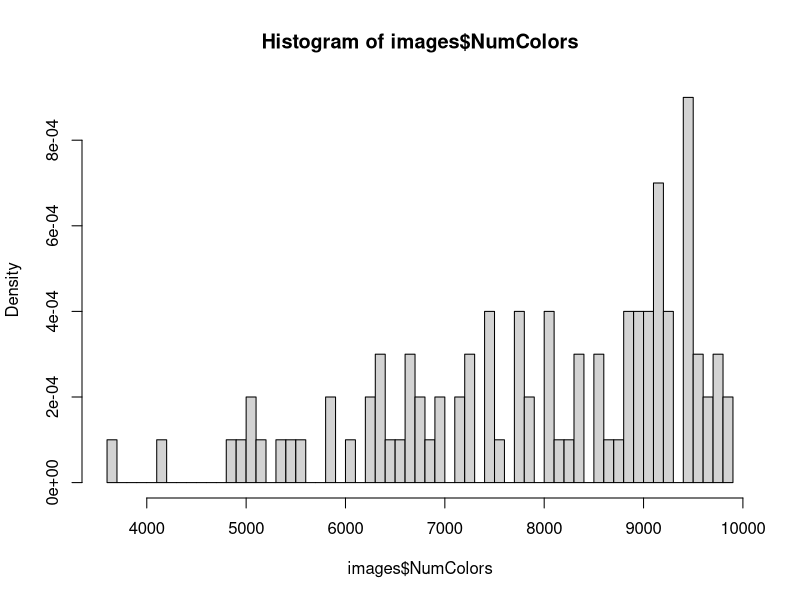
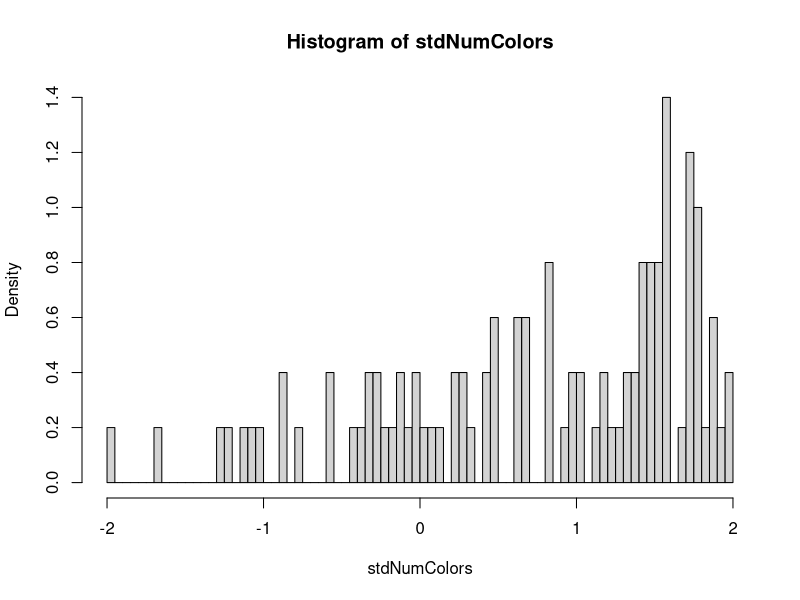

These figures' R source, in order:
## Standardizes input vectors for use in neural network
images <- read.csv('imageColorData.csv')

str(images)
dim(images)

# Standardize a vector of input features to lie in the range [-2, 2]
# equation thanks to this paper: http://www.faqs.org/faqs/ai-faq/neural-nets/part2/
# search "Should I standardize the input variables (column vectors)?"
standardize <- function(x) {
	N <- length(x)
	std.x <- numeric(N)
	
	midrange <- (max(x) + min(x))/2
	range <- max(x) - min(x)
	
	std.x <- (x - midrange)/(range/4)
}

stdNumColors <- standardize(images$NumColors)
hist(images$NumColors, breaks = 50, prob = T)
hist(stdNumColors, breaks = 100, prob = T)

imageMatrix <- as.matrix(images[,3:46])
newImageMatrix <- apply(imageMatrix, 2, standardize)

dim(newImageMatrix)
newImageMatrix[,1] == stdNumColors

stdImages <- as.data.frame(cbind(images[,(1:2)], newImageMatrix))

str(stdImages)
dim(stdImages)
stdImages$NumColors == stdNumColors

write.csv(stdImages, file = "imageColorData_Standardized.csv")



